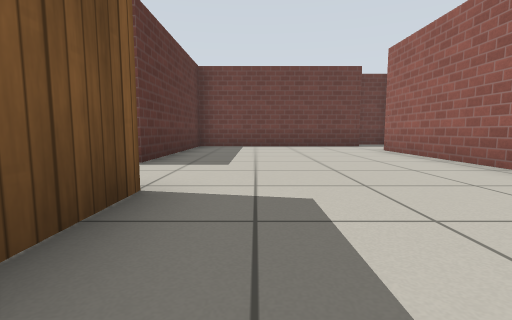
[1] (above)

17 first-person views from a walk through a Gazebo world. The camera is 0.5 m above the floor, tilts 6° down and sees 85° across. The floor is counted in squares, 1 m on a side. Each view is taken from the middle of a square. On the plan, view 1 faces up. The plan holds only what a view shows up to about 9 squares ahead; the rest is blank. Simple patterns stand in for the simulator's built-in surfaces.

[2]
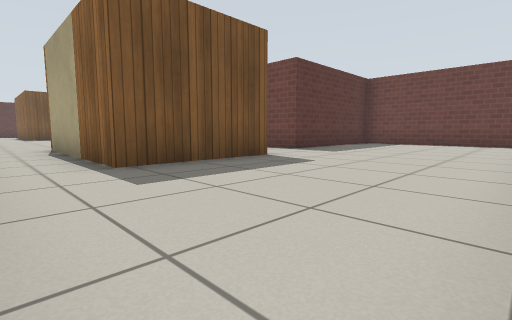

[3]
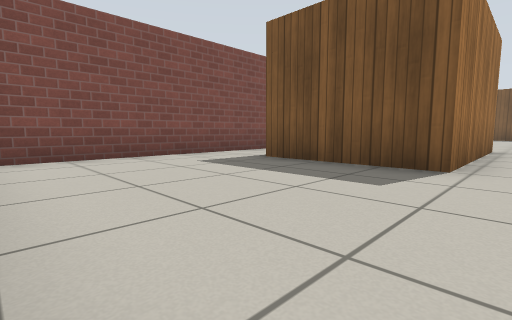

[4]
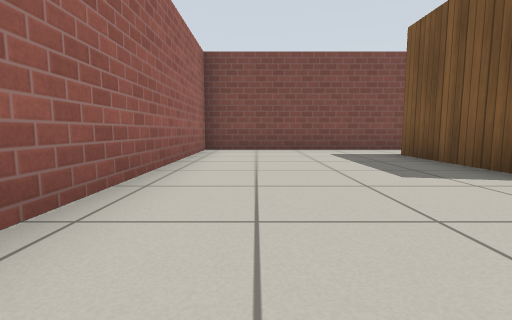

[5]
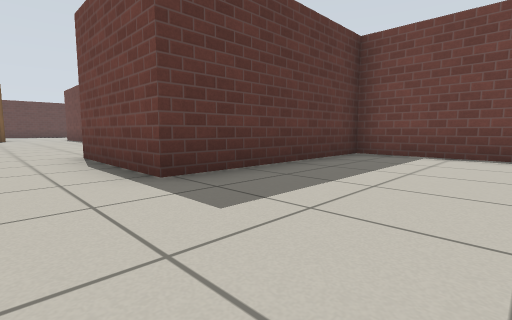

[6]
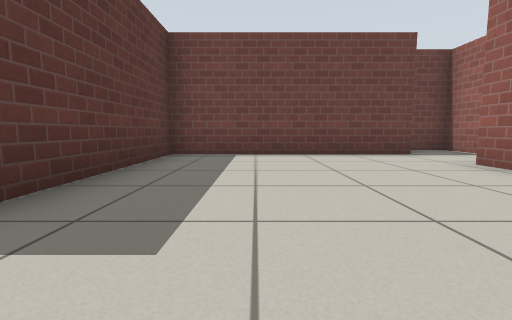

[7]
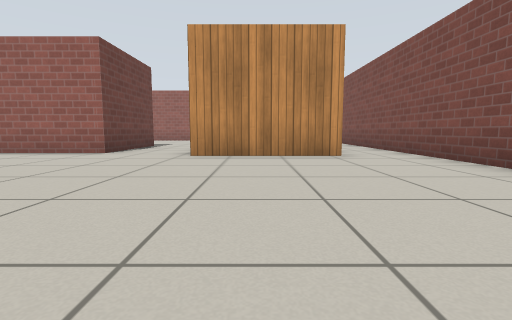

[8]
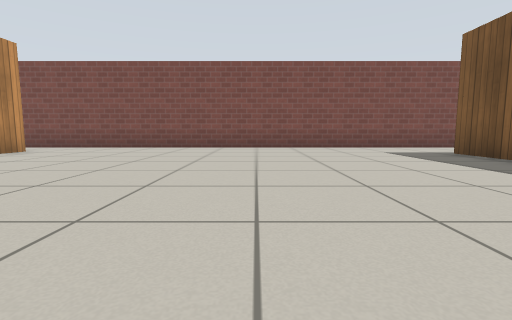

[9]
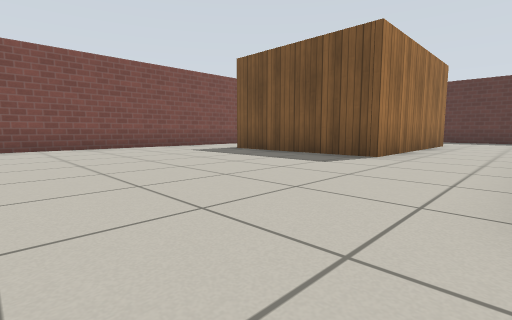

[10]
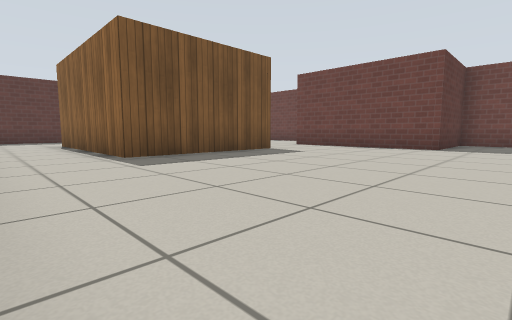

[11]
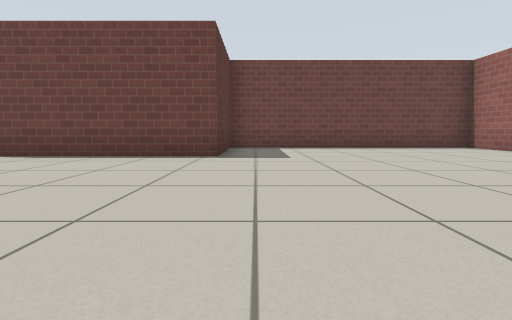

[12]
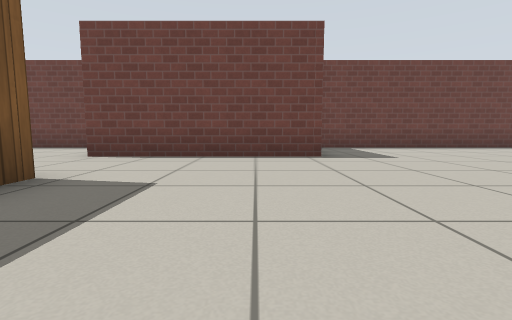

[13]
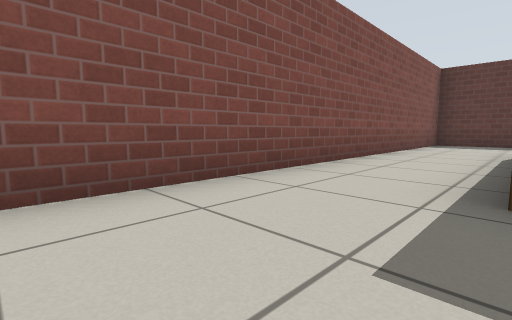

[14]
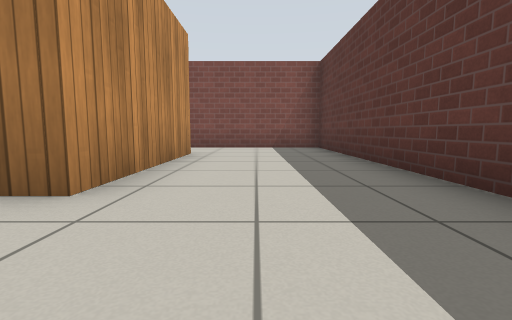

[15]
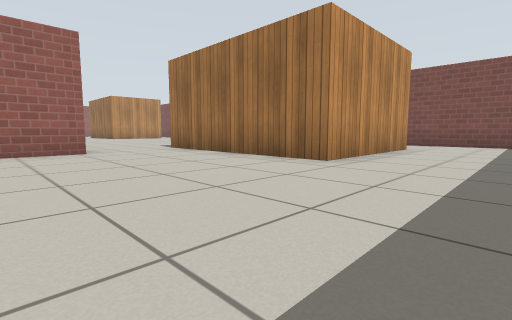

[16]
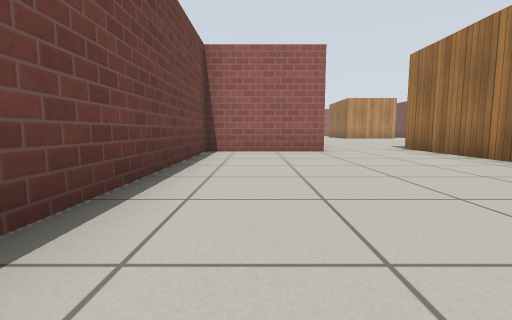

[17]
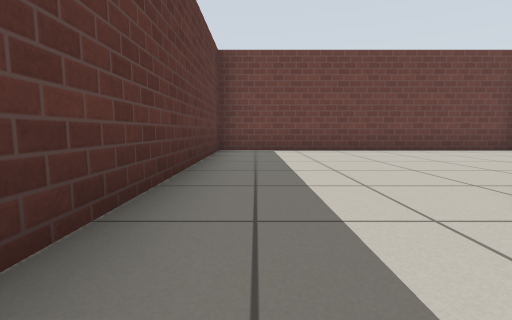

### Floor plan
Ten units are one square. View 1 is at (0, 0); x grows to the right and y downward. Boxes are objects, and circles mark ways between rooms. Rooms are numbered by the first view taken in them; rooms with no view inside come last. Other rooms are left out.
<svg viewBox="-244 -107 298 136">
<path fill="none" stroke="#000" d="M-55 -23 -10 -23 -10 7 -55 7M34 -90 -18 -90 -18 -44 -48 -44M49 -91 49 -102 39 -102M-64 24 33 24 33 -72M-165 -39 -153 -39 -153 1 -206 1M-55 7 -55 -23M-48 -44 -48 -92 -117 -92 -117 -64 -162 -64M-214 24 -64 24M-206 1 -206 -39 -165 -39M-162 -64 -162 -92 -239 -92 -239 24 -214 24"/>
<circle cx="-60" cy="-35" r="3" fill="#2a7"/>
<circle cx="-65" cy="15" r="3" fill="#2a7"/>
<circle cx="-160" cy="-55" r="3" fill="#2a7"/>
<circle cx="-205" cy="15" r="3" fill="#2a7"/>
<text x="0" y="-30">1</text>
<text x="-110" y="-20">2</text>
<text x="-210" y="-40">3</text>
</svg>
Room 1 opens to room 2. Room 2 opens to room 3.

Where each view was taken, in squares from view 1:
view 1: 0 up, 0 right, facing up
view 2: 2 down, 3 right, facing up-left
view 3: 3 up, 3 right, facing down-left
view 4: 5 up, 2 right, facing down
view 5: 3 up, 1 right, facing up-left
view 6: 3 up, 0 right, facing up
view 7: 1 up, 11 left, facing right
view 8: 6 up, 11 left, facing down
view 9: 6 up, 10 left, facing down-left
view 10: 2 down, 10 left, facing up-left
view 11: 1 up, 11 left, facing up
view 12: 1 up, 13 left, facing up
view 13: 0 up, 13 left, facing down-left
view 14: 6 up, 22 left, facing down
view 15: 8 up, 23 left, facing down-right
view 16: 8 up, 23 left, facing right
view 17: 2 up, 23 left, facing up
